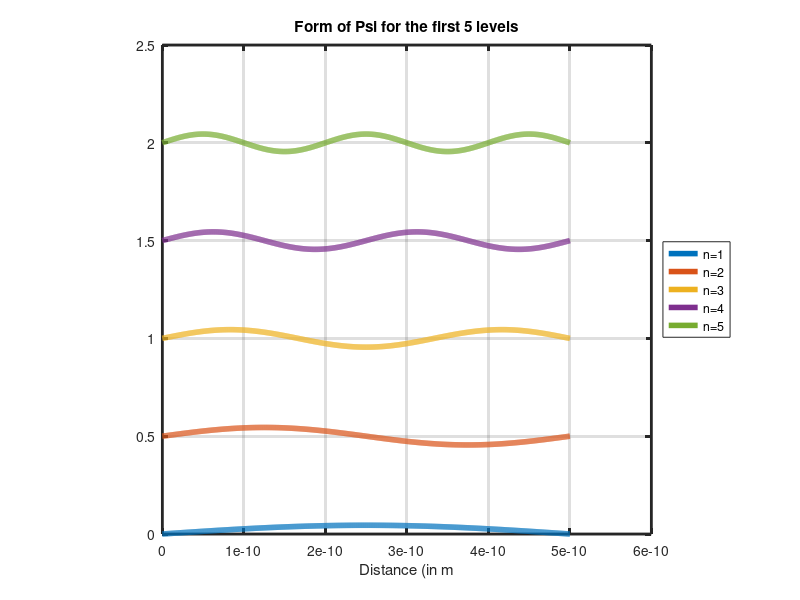

Reproduce this figure in MATLAB.
clear all
clc
clf

a = 0.5e-09 ; % in nm
h = 6.626e-34;
m = 9.1e-31;
hbar = h/(2*3.1415);
N = 1000; % Excluding the boundary points
del = a/(N+1);
H = zeros(N,N);
%Populating the Hamiltonian Matrix
value = hbar*hbar/((del*del)*m);
for i = 2:N-1
    H(i,i) = value;
    H(i,i+1) = -0.5*value;
    H(i,i-1) = -0.5*value;
end
H(1,1) = value;
H(1,2) = -0.5*value;
H(N,N) = value;
H(N,N-1) = -0.5*value;
%Finding the eigen values and eigen vectors
[e,d,w] = eig(H);
e = eig(H);
%Plotting 
no_of_levels = 10;
n = 1:no_of_levels;
y = 1:no_of_levels;
energy = zeros(10,1);
factor = (h*h)/(8*m*a*a);
for i = 1:no_of_levels
    y(i) = n(i)*n(i) * factor/(1.6e-19);
    energy(i) = e(i)/(1.6e-19);
end
plot (n,energy,'ro','LineWidth',4);
hold on;
plot (n,y,'LineWidth',4);
title ("Energy for the first 10 levels")   ;
ylabel("Energy (in eV)");
xlabel("Levels");
legend('Numerical','Analytical')
box  on ;
grid on ;
ax = gca ;
set(ax, 'linewidth',2.0);
axis('square');

hold off;

clf; 

%Plotting Eigen Vectors 
x= zeros(N+2,1);
wav = zeros(N+2,1);
for i = 2:N+2
    x(i) = x(i-1) + del;
end
Wave = zeros(N+2,no_of_levels);
for j = 1:no_of_levels
    for i = 2:N+1
        Wave(i,j) = w(i-1,j);
    end
end
for j = 1:5
    for i = 1:N+2
        wav(i) = Wave(i,j) +  (j-1)*0.5;
    end
     str = ['n=',num2str(j)];
    plot (x,wav,'LineWidth',4,'DisplayName',str);
    hold on;
    title ("Form of Psi for the first 5 levels")   ;
    xlabel("Distance (in m");
    box  on ;
    grid on ;
    ax = gca ;
    set(ax, 'linewidth',2.0);
    axis('square');
end
legend('show');
legend('location','eastoutside');
